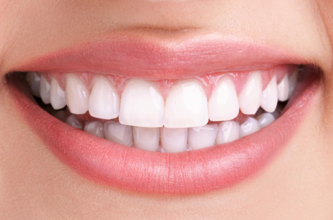
#> input picture traekVirksomhederneIndIUndervisningen/teeth.png, 333 x 220 px
$ jupyter execute --allow-errors machineLearning1.ipynb   (shell and % lines are left out)
#> lines starting #> are read from the running program, lines starting #| are printed output that depends on the picture
Samling af python programmer til de forskellige kapitler om kunstig intelligens.
De enkelte celler kan køres ved at trykke på play i venstre side.

[cell 1]
# skal kun køres én gang og kun hvis I henter filen ned lokale. De er installeret online.

[cell 2]
import matplotlib.pyplot as plt
import numpy as np
import pandas as pd

# En neuron lineært netværk
Estimeret y-værdi: $\hat{y} = w\cdot x$

Afvigelse: $ \delta = \hat{y}-y$

Loss-funktion $ L = 0.5(w\cdot x-y)^2$

Opdatering af vægte: $w_{ny} = w-\epsilon\cdot \frac{d L}{d w}$

[cell 3]
y = 0.4
w = 1
x = 0.8
epsilon = 0.1
i = 0   # i er en tælle-variabel og sørger for at vi kører løkken 60 gange.
while i < 60:
    y_hat = w*x
    d = y_hat-y
    dE = d*x
    w = w-epsilon*dE
    i = i + 1
    plt.scatter(i,y_hat,color='blue')
print('w=',w)
print('y_hat=',y_hat)
plt.title('estimeret y-værdi')
plt.show()
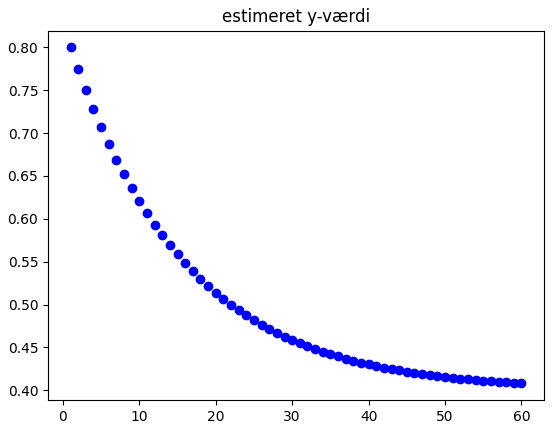
#> figure drawn by matplotlib, 1 panel

# To neuroner, et output

[cell 4]
y1 = 1
y2 = 0
a1 = 1
a2 = 0
b1 = 0
b2 = 1
w1 = 0.5
w2 = 0.5
epsilon = 0.1
i = 0
while i < 60:
    y1_hat = w1*a1+w2*a2
    y2_hat = w1*b1+w2*b2
    d1 = y1_hat-y1
    d2 = y2_hat-y2
    dE1 = d1*a1+d2*b1
    dE2 = d1*a2+d2*b2
    w1 = w1-epsilon*dE1
    w2 = w2-epsilon*dE2
    plt.scatter(i,w1,color='blue')
    plt.scatter(i,w2,color='red')
    i += 1
print('y1_hat =',y1_hat)
print('y2_hat =',y2_hat)
plt.title('estimeret vægte to neuroner')
plt.show()
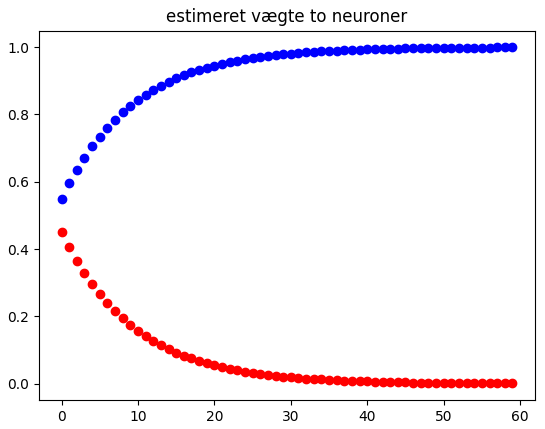
#> figure drawn by matplotlib, 1 panel

# Ydre produkt, optimering af vægte
Brug af matricer
Output:
$$
\vec{y} = W\cdot \vec{x}
$$
### optimering
Ydre produkt:
$$
\vec{\delta} \otimes \vec{x} = \begin{pmatrix} \delta_1 \\ \delta_2 \end{pmatrix} \begin{pmatrix} x_1 & x_2 \end{pmatrix} = \begin{pmatrix} \delta_1 x_1 & \delta_1 x_2  \\ \delta_2 x_1 & \delta_2 x_2 \end{pmatrix}
$$
Brugt til optimering
$$
\begin{pmatrix}
  w_{11} & w_{12} \\
  w_{21} & w_{22}
 \end{pmatrix}_{ny} = \begin{pmatrix}
  w_{11} & w_{12} \\
  w_{21} & w_{22}
 \end{pmatrix} - \epsilon \begin{pmatrix} \delta_1 x_1 & \delta_1 x_2  \\ \delta_2 x_1 & \delta_2 x_2 \end{pmatrix}
$$

[cell 5]
import numpy as np
W = np.array([[0.5,0.5],
              [0.5,0.5]]) # startvægtene
W_optimal = np.array([[0.5,0.5],
                      [1.0,-1.0]]) # den optimale efter træning
x = np.array([2,3]) # x-værdier
y = np.dot(W_optimal, x) # y-værdier optimalt
epsilon = 0.1
for i in range(60):
    d2 = np.dot(W, x) - y # fejlen
    W = W - epsilon *  np.outer(d2, x) # opdatering af vægte
print('y estimeret', np.dot(W, x))

# Iris model med data

modellen
$$
W = \begin{pmatrix}
  w_1 & w_2 \\
  w_3 & w_4 \\
  w_5 & w_6
 \end{pmatrix}, \vec{x} = \begin{pmatrix} x_1\\ x_2 \end{pmatrix}, \vec{y} = \begin{pmatrix} y_1 \\ y_2 \\ y_3 \end{pmatrix}
$$

* Kør programmet og se hvor mange rigtige og forkerte den finder.
* Antallet af iterationer er sat til 100. Prøv at sætte det ned til 10 og tjek hvor god den nu er.
* Gennemgå linje 58-63 hvor netværket bliver trænet.

[cell 6]
import numpy as np

x1 = np.array([1.4,1.4,1.3,1.5,1.4,1.7,1.4,1.5,1.4,1.5,1.5,1.6,1.4,1.1,1.2,1.5,1.3,1.4,
               1.7,1.5,1.7,1.5,1.0,1.7,1.9,1.6,1.6,1.5,1.4,1.6,1.6,1.5,1.5,1.4,1.5,1.2,
               1.3,1.5,1.3,1.5,1.3,1.3,1.3,1.6,1.9,1.4,1.6,1.4,1.5,1.4,4.7,4.5,4.9,4.0,
               4.6,4.5,4.7,3.3,4.6,3.9,3.5,4.2,4.0,4.7,3.6,4.4,4.5,4.1,4.5,3.9,4.8,4.0,
               4.9,4.7,4.3,4.4,4.8,5.0,4.5,3.5,3.8,3.7,3.9,5.1,4.5,4.5,4.7,4.4,4.1,4.0,
               4.4,4.6,4.0,3.3,4.2,4.2,4.2,4.3,3.0,4.1,6.0,5.1,5.9,5.6,5.8,6.6,4.5,6.3,
               5.8,6.1,5.1,5.3,5.5,5.0,5.1,5.3,5.5,6.7,6.9,5.0,5.7,4.9,6.7,4.9,5.7,6.0,
               4.8,4.9,5.6,5.8,6.1,6.4,5.6,5.1,5.6,6.1,5.6,5.5,4.8,5.4,5.6,5.1,5.1,5.9,
               5.7,5.2,5.0,5.2,5.4,5.1])

x2 = np.array([0.2,0.2,0.2,0.2,0.2,0.4,0.3,0.2,0.2,0.1,0.2,0.2,0.1,0.1,0.2,0.4,0.4,0.3,
               0.3,0.3,0.2,0.4,0.2,0.5,0.2,0.2,0.4,0.2,0.2,0.2,0.2,0.4,0.1,0.2,0.1,0.2,
               0.2,0.1,0.2,0.2,0.3,0.3,0.2,0.6,0.4,0.3,0.2,0.2,0.2,0.2,1.4,1.5,1.5,1.3,
               1.5,1.3,1.6,1.0,1.3,1.4,1.0,1.5,1.0,1.4,1.3,1.4,1.5,1.0,1.5,1.1,1.8,1.3,
               1.5,1.2,1.3,1.4,1.4,1.7,1.5,1.0,1.1,1.0,1.2,1.6,1.5,1.6,1.5,1.3,1.3,1.3,
               1.2,1.4,1.2,1.0,1.3,1.2,1.3,1.3,1.1,1.3,2.5,1.9,2.1,1.8,2.2,2.1,1.7,1.8,
               1.8,2.5,2.0,1.9,2.1,2.0,2.4,2.3,1.8,2.2,2.3,1.5,2.3,2.0,2.0,1.8,2.1,1.8,
               1.8,1.8,2.1,1.6,1.9,2.0,2.2,1.5,1.4,2.3,2.4,1.8,1.8,2.1,2.4,2.3,1.9,2.3,
               2.5,2.3,1.9,2.0,2.3,1.8])

y = np.array([0,0,0,0,0,0,0,0,0,0,0,0,0,0,0,0,0,0,0,0,0,0,0,0,0,0,0,0,0,0,0,0,0,0,0,0,0,
              0,0,0,0,0,0,0,0,0,0,0,0,0,1,1,1,1,1,1,1,1,1,1,1,1,1,1,1,1,1,1,1,1,1,1,1,1,
              1,1,1,1,1,1,1,1,1,1,1,1,1,1,1,1,1,1,1,1,1,1,1,1,1,1,2,2,2,2,2,2,2,2,2,2,2,
              2,2,2,2,2,2,2,2,2,2,2,2,2,2,2,2,2,2,2,2,2,2,2,2,2,2,2,2,2,2,2,2,2,2,2,2,2,
              2,2])


rng = np.random.default_rng(seed=42)  # seed=42 hvorfor ikke?
indices = rng.permutation(len(x1))
x1 = x1[indices]
x2 = x2[indices]
y = y[indices]

# Example: printer firste 5 værdier
print("x (petal_length):", x1[:5])
print("x2 (petal_width):", x2[:5])
print("y (class as number):", y[:5])


# Start vægtmatricen (3 klasser x 3 features inkl. bias)
rng2 = np.random.default_rng(42)
W = rng2.normal(0.0, 0.1, size=(3,3))

# Simple softmax
def softmax(v):
    e = np.exp(v)
    return e / np.sum(e)

epsilon = 0.1
iterationer = 100
n = len(x1)

for i in range(iterationer):
    for j in range(n):
        y0 = np.zeros(3)                    # sætter alle tre output til 0
        y0[y[j]] = 1                        # sætter den ønskede til 1 (100%)
        data = np.array([x1[j], x2[j], 1.0])# loader data + bias 1.0
        probs = softmax(W.dot(data))        # laver de estimerede y om til et tal mellem 0-1
        d = probs-y0                        # beregner fejlen
        W = W - epsilon*np.outer(d, data)   # opdaterer wægtene

# Eval på træningsdata
rigtige = 0
forkerte = 0
for i in range(n):
    data = np.array([x1[i], x2[i], 1.0])
    output = np.argmax(np.dot(W, data))
    if output == y[i]:
        rigtige += 1
    else:
        forkerte += 1

print('rigtige: ', rigtige)
print('forkerte: ', forkerte)

# Forudsigelse om person er rask eller syg, baseret på karakteristika, alder, vægt og køn.

[cell 7]
print("En person er syg, hvis 1, og en person er rask, hvis 0.\n")

# Input data
alder = 42 # alder i år
vaegt = 75  # vægt i kg
koen = 0 # Kan være 0 eller 1. 0 for mand og 1 for kvinde.

svar = 1. # Syg hvis 1 og rask hvis 0.

input_layer = np.array([alder, vaegt, koen])

# Vægtene
w1 = -0.44
w2 = 0.19
w3 = 8.87
vaegte = np.array([w1, w2, w3])

z = np.dot(input_layer, vaegte)
a = 1 / (1 + np.exp(-z))
print('sandsynlighed for sygdom: ', a)
svar = np.round(a)
if svar == 1:
    print("Personen er syg.")
else:
    print("Personen er rask.")

# Convolutional neural network
I skal selv uploade et billede, tryk på mappe symbolet til venstre. Hvis I vælger jeres eget billede skal I lave om i linje 5 så navnet er det rigtige i stedet for `teeth.png`.

Første celle loader biblioteker og billedet.

Anden celle laver foldningen.

K er foldningsmatricen.

* Prøv at lav om i K.

[cell 8]
# importerer bibliotekerne og billedet
from scipy.signal import convolve2d
from PIL import Image

img = Image.open('teeth.png').convert('L') # laver billedet om til gråtoner
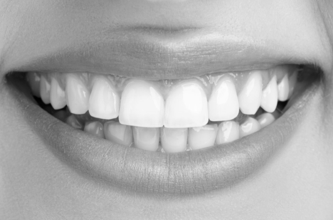
#> img: PIL image 333x220 L; min 0, max 253, mean 173.7
B = np.array(img)

[cell 9]
K = np.array([[-1,-1,-1],
              [0,0,0],
              [1,1,1]])

Z = convolve2d(B,K, mode='same')
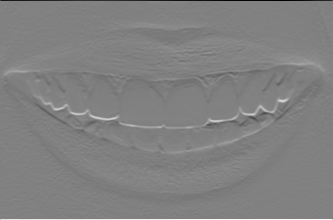
#> Z: shape (220, 333) int64; min -668, max 649, mean -0.2; drawn with min black and max white

plt.subplot(1, 2, 1)
plt.imshow(B,cmap='gray')
plt.subplot(1, 2, 2)
plt.imshow(Z,cmap='gray')
plt.show()

# Universal approksimator

[cell 10]
# laver en liste med x og y værdier
x = np.arange(0,10,0.1)
y = 5*np.sin(x)+x


# generer tilfældige startvægte
n = 30 # 10 neuroner i det skjulte lag
np.random.seed(10)
W1 = np.random.rand(n,1)*0.01   # (5,1)
W2 = np.random.rand(1,n)*0.01   # (1,5)

# sigmoid funktionen
def f(x):
    return 1/(1+np.exp(-x))

# den afledte sigmoid
def fm(x):
    s = f(x)
    return s*(1-s)

# løllen som kører 200 gange gennem alle datapunkter
epsilon = 0.1
for epoch in range(200):
    y_list = []
    for j in range(len(x)):
        z1 = W1 * x[j]                           # (5,1)
        h = f(z1)                             # (5,1)
        z2 = W2 @ h                           # (1,1)
        y_hat = z2[0,0]                        # skala forudsigelse
        d2 = y_hat - y[j]                      # loss w1
        d1 = (W2.T * d2) * fm(z1)              # (5,1) loss w2

        # gradient updates (shapes must match weights)
        W1 = W1 - epsilon * (d1 * x[j])          # (5,1) <- (5,1) * scalar
        W2 = W2 - epsilon * (d2 * h.T)        # (1,5) <- scalar * (1,5)
        y_list.append(y_hat)

plt.plot(x,y_list,color='red')
plt.scatter(x,y)
plt.show()
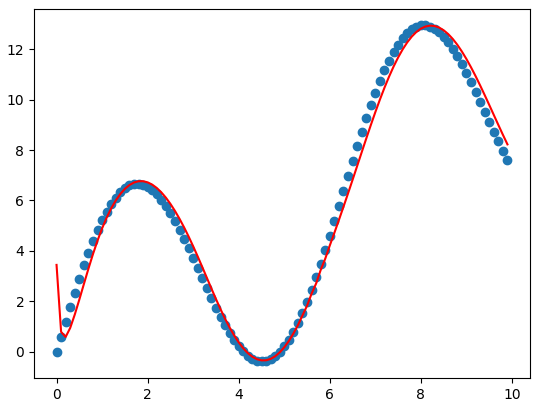
#> figure drawn by matplotlib, 1 panel; curve peaks at x = 8.2, y = 12.94
#print(W1)
#print(W2)
